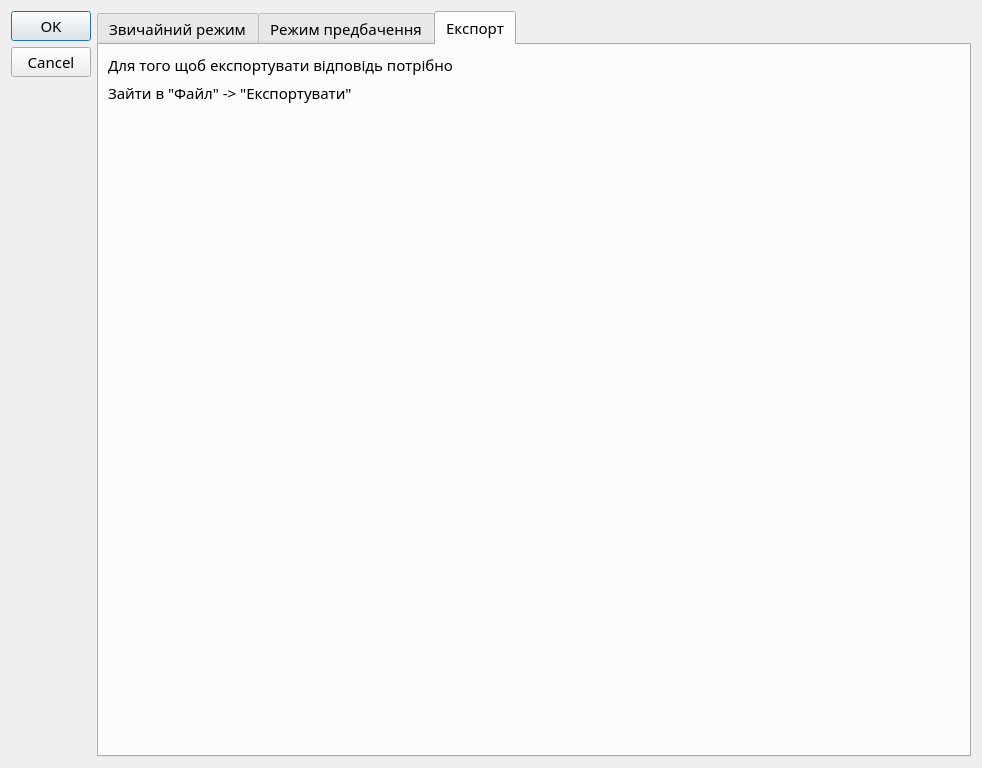
<?xml version="1.0" encoding="UTF-8"?>
<ui version="4.0">
 <class>Dialog</class>
 <widget class="QDialog" name="Dialog">
  <property name="geometry">
   <rect>
    <x>0</x>
    <y>0</y>
    <width>982</width>
    <height>768</height>
   </rect>
  </property>
  <property name="font">
   <font>
    <family>Levenim MT</family>
    <pointsize>11</pointsize>
   </font>
  </property>
  <property name="windowTitle">
   <string>Інструкція</string>
  </property>
  <property name="windowIcon">
   <iconset resource="data_dir/instruction/res.qrc">
    <normaloff>:/новийПрефікс/icon.png</normaloff>:/новийПрефікс/icon.png</iconset>
  </property>
  <layout class="QFormLayout" name="formLayout_3">
   <item row="0" column="0">
    <widget class="QDialogButtonBox" name="buttonBox">
     <property name="orientation">
      <enum>Qt::Vertical</enum>
     </property>
     <property name="standardButtons">
      <set>QDialogButtonBox::Cancel|QDialogButtonBox::Ok</set>
     </property>
    </widget>
   </item>
   <item row="0" column="1">
    <widget class="QTabWidget" name="tabWidget">
     <property name="tabShape">
      <enum>QTabWidget::Rounded</enum>
     </property>
     <property name="currentIndex">
      <number>2</number>
     </property>
     <widget class="QWidget" name="tab">
      <attribute name="title">
       <string>Звичайний режим</string>
      </attribute>
      <layout class="QFormLayout" name="formLayout">
       <item row="0" column="0" colspan="2">
        <widget class="QTabWidget" name="tabWidget_2">
         <property name="autoFillBackground">
          <bool>true</bool>
         </property>
         <property name="tabPosition">
          <enum>QTabWidget::West</enum>
         </property>
         <property name="currentIndex">
          <number>3</number>
         </property>
         <widget class="QWidget" name="tab_3">
          <attribute name="title">
           <string>Рід</string>
          </attribute>
          <layout class="QVBoxLayout" name="verticalLayout">
           <item>
            <widget class="QScrollArea" name="scrollArea">
             <property name="autoFillBackground">
              <bool>true</bool>
             </property>
             <property name="frameShape">
              <enum>QFrame::NoFrame</enum>
             </property>
             <property name="frameShadow">
              <enum>QFrame::Plain</enum>
             </property>
             <property name="widgetResizable">
              <bool>true</bool>
             </property>
             <property name="alignment">
              <set>Qt::AlignCenter</set>
             </property>
             <widget class="QWidget" name="scrollAreaWidgetContents">
              <property name="geometry">
               <rect>
                <x>0</x>
                <y>0</y>
                <width>787</width>
                <height>993</height>
               </rect>
              </property>
              <layout class="QGridLayout" name="gridLayout_2">
               <item row="0" column="0">
                <widget class="QLabel" name="label">
                 <property name="text">
                  <string>1 Щоб знайти рід, потрібно вибрати цей пункт</string>
                 </property>
                </widget>
               </item>
               <item row="1" column="0">
                <widget class="QLabel" name="label_2">
                 <property name="autoFillBackground">
                  <bool>false</bool>
                 </property>
                 <property name="text">
                  <string>&lt;html&gt;&lt;head/&gt;&lt;body&gt;&lt;p&gt;&lt;img src=&quot;:/instruction/1.png&quot;/&gt;&lt;/p&gt;&lt;/body&gt;&lt;/html&gt;</string>
                 </property>
                </widget>
               </item>
               <item row="2" column="0">
                <widget class="QLabel" name="label_3">
                 <property name="text">
                  <string> ввести рядки з завдання та кількість рядків зі словами в відповідні поля</string>
                 </property>
                </widget>
               </item>
               <item row="3" column="0">
                <layout class="QHBoxLayout" name="horizontalLayout">
                 <item>
                  <widget class="QLabel" name="label_4">
                   <property name="text">
                    <string>&lt;html&gt;&lt;head/&gt;&lt;body&gt;&lt;p&gt;&lt;img src=&quot;:/instruction/text.png&quot;/&gt;&lt;/p&gt;&lt;/body&gt;&lt;/html&gt;</string>
                   </property>
                  </widget>
                 </item>
                 <item>
                  <widget class="QLabel" name="label_5">
                   <property name="text">
                    <string>&lt;html&gt;&lt;head/&gt;&lt;body&gt;&lt;p&gt;&lt;img src=&quot;:/instruction/row_cow.png&quot;/&gt;&lt;/p&gt;&lt;/body&gt;&lt;/html&gt;</string>
                   </property>
                  </widget>
                 </item>
                </layout>
               </item>
               <item row="4" column="0">
                <widget class="QLabel" name="label_6">
                 <property name="text">
                  <string>Далі натисніть &quot;Вирішити&quot; та чекайте результат(~4с.)</string>
                 </property>
                </widget>
               </item>
               <item row="5" column="0">
                <widget class="QLabel" name="label_7">
                 <property name="text">
                  <string>&lt;html&gt;&lt;head/&gt;&lt;body&gt;&lt;p&gt;&lt;img src=&quot;:/instruction/solve.png&quot;/&gt;&lt;/p&gt;&lt;/body&gt;&lt;/html&gt;</string>
                 </property>
                </widget>
               </item>
              </layout>
             </widget>
            </widget>
           </item>
          </layout>
         </widget>
         <widget class="QWidget" name="tab_4">
          <attribute name="title">
           <string>Число</string>
          </attribute>
          <layout class="QVBoxLayout" name="verticalLayout_2">
           <item>
            <widget class="QScrollArea" name="scrollArea_2">
             <property name="autoFillBackground">
              <bool>true</bool>
             </property>
             <property name="frameShape">
              <enum>QFrame::NoFrame</enum>
             </property>
             <property name="frameShadow">
              <enum>QFrame::Plain</enum>
             </property>
             <property name="widgetResizable">
              <bool>true</bool>
             </property>
             <property name="alignment">
              <set>Qt::AlignCenter</set>
             </property>
             <widget class="QWidget" name="scrollAreaWidgetContents_2">
              <property name="geometry">
               <rect>
                <x>0</x>
                <y>-345</y>
                <width>787</width>
                <height>1020</height>
               </rect>
              </property>
              <layout class="QGridLayout" name="gridLayout_3">
               <item row="0" column="0">
                <widget class="QLabel" name="label_8">
                 <property name="text">
                  <string>1 Щоб знайти число, потрібно вибрати цей пункт</string>
                 </property>
                </widget>
               </item>
               <item row="1" column="0">
                <widget class="QLabel" name="label_9">
                 <property name="autoFillBackground">
                  <bool>false</bool>
                 </property>
                 <property name="text">
                  <string>&lt;html&gt;&lt;head/&gt;&lt;body&gt;&lt;p&gt;&lt;img src=&quot;:/instruction/2.png&quot;/&gt;&lt;/p&gt;&lt;/body&gt;&lt;/html&gt;</string>
                 </property>
                </widget>
               </item>
               <item row="2" column="0">
                <widget class="QLabel" name="label_10">
                 <property name="text">
                  <string> ввести рядки з завдання та кількість рядків зі словами в відповідні поля</string>
                 </property>
                </widget>
               </item>
               <item row="3" column="0">
                <layout class="QHBoxLayout" name="horizontalLayout_2">
                 <item>
                  <widget class="QLabel" name="label_11">
                   <property name="text">
                    <string>&lt;html&gt;&lt;head/&gt;&lt;body&gt;&lt;p&gt;&lt;img src=&quot;:/instruction/text.png&quot;/&gt;&lt;/p&gt;&lt;/body&gt;&lt;/html&gt;</string>
                   </property>
                  </widget>
                 </item>
                 <item>
                  <widget class="QLabel" name="label_12">
                   <property name="text">
                    <string>&lt;html&gt;&lt;head/&gt;&lt;body&gt;&lt;p&gt;&lt;img src=&quot;:/instruction/row_cow.png&quot;/&gt;&lt;/p&gt;&lt;/body&gt;&lt;/html&gt;</string>
                   </property>
                  </widget>
                 </item>
                </layout>
               </item>
               <item row="4" column="0">
                <widget class="QLabel" name="label_13">
                 <property name="text">
                  <string>Далі натисніть &quot;Вирішити&quot; та чекайте результат(~4с.)</string>
                 </property>
                </widget>
               </item>
               <item row="5" column="0">
                <widget class="QLabel" name="label_14">
                 <property name="text">
                  <string>&lt;html&gt;&lt;head/&gt;&lt;body&gt;&lt;p&gt;&lt;img src=&quot;:/instruction/solve.png&quot;/&gt;&lt;/p&gt;&lt;/body&gt;&lt;/html&gt;</string>
                 </property>
                </widget>
               </item>
              </layout>
             </widget>
            </widget>
           </item>
          </layout>
         </widget>
         <widget class="QWidget" name="tab_5">
          <attribute name="title">
           <string>Відмінок</string>
          </attribute>
          <layout class="QVBoxLayout" name="verticalLayout_3">
           <item>
            <widget class="QScrollArea" name="scrollArea_3">
             <property name="autoFillBackground">
              <bool>true</bool>
             </property>
             <property name="frameShape">
              <enum>QFrame::NoFrame</enum>
             </property>
             <property name="frameShadow">
              <enum>QFrame::Plain</enum>
             </property>
             <property name="widgetResizable">
              <bool>true</bool>
             </property>
             <property name="alignment">
              <set>Qt::AlignCenter</set>
             </property>
             <widget class="QWidget" name="scrollAreaWidgetContents_3">
              <property name="geometry">
               <rect>
                <x>0</x>
                <y>0</y>
                <width>787</width>
                <height>995</height>
               </rect>
              </property>
              <layout class="QGridLayout" name="gridLayout_4">
               <item row="0" column="0">
                <widget class="QLabel" name="label_15">
                 <property name="text">
                  <string>1 Щоб знайти Відмінок, потрібно вибрати цей пункт</string>
                 </property>
                </widget>
               </item>
               <item row="1" column="0">
                <widget class="QLabel" name="label_16">
                 <property name="autoFillBackground">
                  <bool>false</bool>
                 </property>
                 <property name="text">
                  <string>&lt;html&gt;&lt;head/&gt;&lt;body&gt;&lt;p&gt;&lt;img src=&quot;:/instruction/3.png&quot;/&gt;&lt;/p&gt;&lt;/body&gt;&lt;/html&gt;</string>
                 </property>
                </widget>
               </item>
               <item row="2" column="0">
                <widget class="QLabel" name="label_17">
                 <property name="text">
                  <string> ввести рядки з завдання та кількість рядків зі словами в відповідні поля</string>
                 </property>
                </widget>
               </item>
               <item row="3" column="0">
                <layout class="QHBoxLayout" name="horizontalLayout_3">
                 <item>
                  <widget class="QLabel" name="label_18">
                   <property name="text">
                    <string>&lt;html&gt;&lt;head/&gt;&lt;body&gt;&lt;p&gt;&lt;img src=&quot;:/instruction/text.png&quot;/&gt;&lt;/p&gt;&lt;/body&gt;&lt;/html&gt;</string>
                   </property>
                  </widget>
                 </item>
                 <item>
                  <widget class="QLabel" name="label_19">
                   <property name="text">
                    <string>&lt;html&gt;&lt;head/&gt;&lt;body&gt;&lt;p&gt;&lt;img src=&quot;:/instruction/row_cow.png&quot;/&gt;&lt;/p&gt;&lt;/body&gt;&lt;/html&gt;</string>
                   </property>
                  </widget>
                 </item>
                </layout>
               </item>
               <item row="4" column="0">
                <widget class="QLabel" name="label_20">
                 <property name="text">
                  <string>Далі натисніть &quot;Вирішити&quot; та чекайте результат(~4с.)</string>
                 </property>
                </widget>
               </item>
               <item row="5" column="0">
                <widget class="QLabel" name="label_21">
                 <property name="text">
                  <string>&lt;html&gt;&lt;head/&gt;&lt;body&gt;&lt;p&gt;&lt;img src=&quot;:/instruction/solve.png&quot;/&gt;&lt;/p&gt;&lt;/body&gt;&lt;/html&gt;</string>
                 </property>
                </widget>
               </item>
              </layout>
             </widget>
            </widget>
           </item>
          </layout>
         </widget>
         <widget class="QWidget" name="tab_6">
          <attribute name="title">
           <string>Відміна</string>
          </attribute>
          <layout class="QVBoxLayout" name="verticalLayout_4">
           <item>
            <widget class="QScrollArea" name="scrollArea_4">
             <property name="autoFillBackground">
              <bool>true</bool>
             </property>
             <property name="frameShape">
              <enum>QFrame::NoFrame</enum>
             </property>
             <property name="frameShadow">
              <enum>QFrame::Plain</enum>
             </property>
             <property name="widgetResizable">
              <bool>true</bool>
             </property>
             <property name="alignment">
              <set>Qt::AlignCenter</set>
             </property>
             <widget class="QWidget" name="scrollAreaWidgetContents_4">
              <property name="geometry">
               <rect>
                <x>0</x>
                <y>-335</y>
                <width>787</width>
                <height>1010</height>
               </rect>
              </property>
              <layout class="QGridLayout" name="gridLayout_5">
               <item row="0" column="0">
                <widget class="QLabel" name="label_22">
                 <property name="text">
                  <string>1 Щоб знайти Відміну, потрібно вибрати цей пункт</string>
                 </property>
                </widget>
               </item>
               <item row="1" column="0">
                <widget class="QLabel" name="label_23">
                 <property name="autoFillBackground">
                  <bool>false</bool>
                 </property>
                 <property name="text">
                  <string>&lt;html&gt;&lt;head/&gt;&lt;body&gt;&lt;p&gt;&lt;img src=&quot;:/instruction/4.png&quot;/&gt;&lt;/p&gt;&lt;/body&gt;&lt;/html&gt;</string>
                 </property>
                </widget>
               </item>
               <item row="2" column="0">
                <widget class="QLabel" name="label_24">
                 <property name="text">
                  <string> ввести рядки з завдання та кількість рядків зі словами в відповідні поля</string>
                 </property>
                </widget>
               </item>
               <item row="3" column="0">
                <layout class="QHBoxLayout" name="horizontalLayout_4">
                 <item>
                  <widget class="QLabel" name="label_25">
                   <property name="text">
                    <string>&lt;html&gt;&lt;head/&gt;&lt;body&gt;&lt;p&gt;&lt;img src=&quot;:/instruction/text.png&quot;/&gt;&lt;/p&gt;&lt;/body&gt;&lt;/html&gt;</string>
                   </property>
                  </widget>
                 </item>
                 <item>
                  <widget class="QLabel" name="label_26">
                   <property name="text">
                    <string>&lt;html&gt;&lt;head/&gt;&lt;body&gt;&lt;p&gt;&lt;img src=&quot;:/instruction/row_cow.png&quot;/&gt;&lt;/p&gt;&lt;/body&gt;&lt;/html&gt;</string>
                   </property>
                  </widget>
                 </item>
                </layout>
               </item>
               <item row="4" column="0">
                <widget class="QLabel" name="label_27">
                 <property name="text">
                  <string>Далі натисніть &quot;Вирішити&quot; та чекайте результат(~4с.)</string>
                 </property>
                </widget>
               </item>
               <item row="5" column="0">
                <widget class="QLabel" name="label_28">
                 <property name="text">
                  <string>&lt;html&gt;&lt;head/&gt;&lt;body&gt;&lt;p&gt;&lt;img src=&quot;:/instruction/solve.png&quot;/&gt;&lt;/p&gt;&lt;/body&gt;&lt;/html&gt;</string>
                 </property>
                </widget>
               </item>
              </layout>
             </widget>
            </widget>
           </item>
          </layout>
         </widget>
        </widget>
       </item>
      </layout>
     </widget>
     <widget class="QWidget" name="tab_2">
      <attribute name="title">
       <string>Режим предбачення</string>
      </attribute>
      <layout class="QFormLayout" name="formLayout_2">
       <item row="0" column="0" colspan="2">
        <widget class="QTabWidget" name="tabWidget_3">
         <property name="autoFillBackground">
          <bool>true</bool>
         </property>
         <property name="tabPosition">
          <enum>QTabWidget::West</enum>
         </property>
         <property name="currentIndex">
          <number>2</number>
         </property>
         <widget class="QWidget" name="tab_7">
          <attribute name="title">
           <string>Рід</string>
          </attribute>
          <layout class="QVBoxLayout" name="verticalLayout_5">
           <item>
            <widget class="QScrollArea" name="scrollArea_5">
             <property name="autoFillBackground">
              <bool>true</bool>
             </property>
             <property name="frameShape">
              <enum>QFrame::NoFrame</enum>
             </property>
             <property name="frameShadow">
              <enum>QFrame::Plain</enum>
             </property>
             <property name="widgetResizable">
              <bool>true</bool>
             </property>
             <property name="alignment">
              <set>Qt::AlignCenter</set>
             </property>
             <widget class="QWidget" name="scrollAreaWidgetContents_5">
              <property name="geometry">
               <rect>
                <x>0</x>
                <y>-452</y>
                <width>810</width>
                <height>2195</height>
               </rect>
              </property>
              <layout class="QGridLayout" name="gridLayout_6">
               <item row="12" column="0">
                <widget class="QLabel" name="label_35">
                 <property name="text">
                  <string>&lt;html&gt;&lt;head/&gt;&lt;body&gt;&lt;p&gt;&lt;img src=&quot;:/instruction/solve.png&quot;/&gt;&lt;/p&gt;&lt;/body&gt;&lt;/html&gt;</string>
                 </property>
                </widget>
               </item>
               <item row="7" column="0">
                <widget class="QLabel" name="label_62">
                 <property name="text">
                  <string>Потім виберіть на панелі передбачення ті пункти які вам потрібні</string>
                 </property>
                </widget>
               </item>
               <item row="11" column="0">
                <widget class="QLabel" name="label_34">
                 <property name="text">
                  <string>Далі натисніть &quot;Вирішити&quot; та чекайте результат(~4с.)</string>
                 </property>
                </widget>
               </item>
               <item row="9" column="0">
                <widget class="QLabel" name="label_31">
                 <property name="text">
                  <string> введіть рядки з завдання та кількість рядків зі словами в відповідні поля</string>
                 </property>
                </widget>
               </item>
               <item row="4" column="0">
                <widget class="QLabel" name="label_61">
                 <property name="text">
                  <string>&lt;html&gt;&lt;head/&gt;&lt;body&gt;&lt;p&gt;&lt;img src=&quot;:/instruction/predict_box2.png&quot;/&gt;&lt;/p&gt;&lt;/body&gt;&lt;/html&gt;</string>
                 </property>
                </widget>
               </item>
               <item row="10" column="0">
                <layout class="QHBoxLayout" name="horizontalLayout_5">
                 <item>
                  <widget class="QLabel" name="label_32">
                   <property name="text">
                    <string>&lt;html&gt;&lt;head/&gt;&lt;body&gt;&lt;p&gt;&lt;img src=&quot;:/instruction/text.png&quot;/&gt;&lt;/p&gt;&lt;/body&gt;&lt;/html&gt;</string>
                   </property>
                  </widget>
                 </item>
                 <item>
                  <widget class="QLabel" name="label_33">
                   <property name="text">
                    <string>&lt;html&gt;&lt;head/&gt;&lt;body&gt;&lt;p&gt;&lt;img src=&quot;:/instruction/row_cow.png&quot;/&gt;&lt;/p&gt;&lt;/body&gt;&lt;/html&gt;</string>
                   </property>
                  </widget>
                 </item>
                </layout>
               </item>
               <item row="2" column="0">
                <widget class="QLabel" name="label_59">
                 <property name="text">
                  <string>&lt;html&gt;&lt;head/&gt;&lt;body&gt;&lt;p&gt;&lt;img src=&quot;:/instruction/predict_box.png&quot;/&gt;&lt;/p&gt;&lt;/body&gt;&lt;/html&gt;</string>
                 </property>
                </widget>
               </item>
               <item row="5" column="0">
                <widget class="QLabel" name="label_29">
                 <property name="text">
                  <string>Виберіть цей пункт на основній панелі</string>
                 </property>
                </widget>
               </item>
               <item row="1" column="0">
                <widget class="QLabel" name="label_58">
                 <property name="text">
                  <string>Потрібно ввімкнути режим передбачення</string>
                 </property>
                </widget>
               </item>
               <item row="6" column="0">
                <widget class="QLabel" name="label_30">
                 <property name="autoFillBackground">
                  <bool>false</bool>
                 </property>
                 <property name="text">
                  <string>&lt;html&gt;&lt;head/&gt;&lt;body&gt;&lt;p&gt;&lt;img src=&quot;:/instruction/1.png&quot;/&gt;&lt;/p&gt;&lt;/body&gt;&lt;/html&gt;</string>
                 </property>
                </widget>
               </item>
               <item row="3" column="0">
                <widget class="QLabel" name="label_60">
                 <property name="text">
                  <string>Тоді з'явиться ця панель:</string>
                 </property>
                </widget>
               </item>
               <item row="0" column="0">
                <widget class="QLabel" name="label_57">
                 <property name="text">
                  <string>Якщо вам наприклад потрібно вибрати рядок в якому всі слова жіночого та середнього роду</string>
                 </property>
                </widget>
               </item>
               <item row="8" column="0">
                <widget class="QLabel" name="label_63">
                 <property name="text">
                  <string>&lt;html&gt;&lt;head/&gt;&lt;body&gt;&lt;p&gt;&lt;img src=&quot;:/instruction/pre_1.png&quot;/&gt;&lt;/p&gt;&lt;/body&gt;&lt;/html&gt;</string>
                 </property>
                </widget>
               </item>
              </layout>
             </widget>
            </widget>
           </item>
          </layout>
         </widget>
         <widget class="QWidget" name="tab_8">
          <attribute name="title">
           <string>Число</string>
          </attribute>
          <layout class="QVBoxLayout" name="verticalLayout_6">
           <item>
            <widget class="QScrollArea" name="scrollArea_6">
             <property name="autoFillBackground">
              <bool>true</bool>
             </property>
             <property name="frameShape">
              <enum>QFrame::NoFrame</enum>
             </property>
             <property name="frameShadow">
              <enum>QFrame::Plain</enum>
             </property>
             <property name="widgetResizable">
              <bool>true</bool>
             </property>
             <property name="alignment">
              <set>Qt::AlignCenter</set>
             </property>
             <widget class="QWidget" name="scrollAreaWidgetContents_7">
              <property name="geometry">
               <rect>
                <x>0</x>
                <y>0</y>
                <width>810</width>
                <height>2219</height>
               </rect>
              </property>
              <layout class="QGridLayout" name="gridLayout_8">
               <item row="12" column="0">
                <widget class="QLabel" name="label_43">
                 <property name="text">
                  <string>&lt;html&gt;&lt;head/&gt;&lt;body&gt;&lt;p&gt;&lt;img src=&quot;:/instruction/solve.png&quot;/&gt;&lt;/p&gt;&lt;/body&gt;&lt;/html&gt;</string>
                 </property>
                </widget>
               </item>
               <item row="7" column="0">
                <widget class="QLabel" name="label_71">
                 <property name="text">
                  <string>Потім виберіть на панелі передбачення ті пункти які вам потрібні</string>
                 </property>
                </widget>
               </item>
               <item row="11" column="0">
                <widget class="QLabel" name="label_44">
                 <property name="text">
                  <string>Далі натисніть &quot;Вирішити&quot; та чекайте результат(~4с.)</string>
                 </property>
                </widget>
               </item>
               <item row="9" column="0">
                <widget class="QLabel" name="label_45">
                 <property name="text">
                  <string> введіть рядки з завдання та кількість рядків зі словами в відповідні поля</string>
                 </property>
                </widget>
               </item>
               <item row="4" column="0">
                <widget class="QLabel" name="label_72">
                 <property name="text">
                  <string>&lt;html&gt;&lt;head/&gt;&lt;body&gt;&lt;p&gt;&lt;img src=&quot;:/instruction/predict_box2.png&quot;/&gt;&lt;/p&gt;&lt;/body&gt;&lt;/html&gt;</string>
                 </property>
                </widget>
               </item>
               <item row="10" column="0">
                <layout class="QHBoxLayout" name="horizontalLayout_7">
                 <item>
                  <widget class="QLabel" name="label_46">
                   <property name="text">
                    <string>&lt;html&gt;&lt;head/&gt;&lt;body&gt;&lt;p&gt;&lt;img src=&quot;:/instruction/text.png&quot;/&gt;&lt;/p&gt;&lt;/body&gt;&lt;/html&gt;</string>
                   </property>
                  </widget>
                 </item>
                 <item>
                  <widget class="QLabel" name="label_47">
                   <property name="text">
                    <string>&lt;html&gt;&lt;head/&gt;&lt;body&gt;&lt;p&gt;&lt;img src=&quot;:/instruction/row_cow.png&quot;/&gt;&lt;/p&gt;&lt;/body&gt;&lt;/html&gt;</string>
                   </property>
                  </widget>
                 </item>
                </layout>
               </item>
               <item row="2" column="0">
                <widget class="QLabel" name="label_73">
                 <property name="text">
                  <string>&lt;html&gt;&lt;head/&gt;&lt;body&gt;&lt;p&gt;&lt;img src=&quot;:/instruction/predict_box.png&quot;/&gt;&lt;/p&gt;&lt;/body&gt;&lt;/html&gt;</string>
                 </property>
                </widget>
               </item>
               <item row="5" column="0">
                <widget class="QLabel" name="label_48">
                 <property name="text">
                  <string>Виберіть цей пункт на основній панелі</string>
                 </property>
                </widget>
               </item>
               <item row="1" column="0">
                <widget class="QLabel" name="label_74">
                 <property name="text">
                  <string>Потрібно ввімкнути режим передбачення</string>
                 </property>
                </widget>
               </item>
               <item row="6" column="0">
                <widget class="QLabel" name="label_49">
                 <property name="autoFillBackground">
                  <bool>false</bool>
                 </property>
                 <property name="text">
                  <string>&lt;html&gt;&lt;head/&gt;&lt;body&gt;&lt;p&gt;&lt;img src=&quot;:/instruction/2.png&quot;/&gt;&lt;/p&gt;&lt;/body&gt;&lt;/html&gt;</string>
                 </property>
                </widget>
               </item>
               <item row="3" column="0">
                <widget class="QLabel" name="label_75">
                 <property name="text">
                  <string>Тоді з'явиться ця панель:</string>
                 </property>
                </widget>
               </item>
               <item row="0" column="0">
                <widget class="QLabel" name="label_76">
                 <property name="text">
                  <string>Якщо вам наприклад потрібно вибрати рядок в якому всі слова в множині</string>
                 </property>
                </widget>
               </item>
               <item row="8" column="0">
                <widget class="QLabel" name="label_77">
                 <property name="text">
                  <string>&lt;html&gt;&lt;head/&gt;&lt;body&gt;&lt;p&gt;&lt;img src=&quot;:/instruction/pre_2.png&quot;/&gt;&lt;/p&gt;&lt;/body&gt;&lt;/html&gt;</string>
                 </property>
                </widget>
               </item>
              </layout>
             </widget>
            </widget>
           </item>
          </layout>
         </widget>
         <widget class="QWidget" name="tab_9">
          <attribute name="title">
           <string>Відміна</string>
          </attribute>
          <layout class="QVBoxLayout" name="verticalLayout_7">
           <item>
            <widget class="QScrollArea" name="scrollArea_7">
             <property name="autoFillBackground">
              <bool>true</bool>
             </property>
             <property name="frameShape">
              <enum>QFrame::NoFrame</enum>
             </property>
             <property name="frameShadow">
              <enum>QFrame::Plain</enum>
             </property>
             <property name="widgetResizable">
              <bool>true</bool>
             </property>
             <property name="alignment">
              <set>Qt::AlignCenter</set>
             </property>
             <widget class="QWidget" name="scrollAreaWidgetContents_8">
              <property name="geometry">
               <rect>
                <x>0</x>
                <y>0</y>
                <width>787</width>
                <height>2204</height>
               </rect>
              </property>
              <layout class="QGridLayout" name="gridLayout_9">
               <item row="12" column="0">
                <widget class="QLabel" name="label_50">
                 <property name="text">
                  <string>&lt;html&gt;&lt;head/&gt;&lt;body&gt;&lt;p&gt;&lt;img src=&quot;:/instruction/solve.png&quot;/&gt;&lt;/p&gt;&lt;/body&gt;&lt;/html&gt;</string>
                 </property>
                </widget>
               </item>
               <item row="7" column="0">
                <widget class="QLabel" name="label_78">
                 <property name="text">
                  <string>Потім виберіть на панелі передбачення ті пункти які вам потрібні</string>
                 </property>
                </widget>
               </item>
               <item row="11" column="0">
                <widget class="QLabel" name="label_51">
                 <property name="text">
                  <string>Далі натисніть &quot;Вирішити&quot; та чекайте результат(~4с.)</string>
                 </property>
                </widget>
               </item>
               <item row="9" column="0">
                <widget class="QLabel" name="label_52">
                 <property name="text">
                  <string> введіть рядки з завдання та кількість рядків зі словами в відповідні поля</string>
                 </property>
                </widget>
               </item>
               <item row="4" column="0">
                <widget class="QLabel" name="label_79">
                 <property name="text">
                  <string>&lt;html&gt;&lt;head/&gt;&lt;body&gt;&lt;p&gt;&lt;img src=&quot;:/instruction/predict_box2.png&quot;/&gt;&lt;/p&gt;&lt;/body&gt;&lt;/html&gt;</string>
                 </property>
                </widget>
               </item>
               <item row="10" column="0">
                <layout class="QHBoxLayout" name="horizontalLayout_8">
                 <item>
                  <widget class="QLabel" name="label_53">
                   <property name="text">
                    <string>&lt;html&gt;&lt;head/&gt;&lt;body&gt;&lt;p&gt;&lt;img src=&quot;:/instruction/text.png&quot;/&gt;&lt;/p&gt;&lt;/body&gt;&lt;/html&gt;</string>
                   </property>
                  </widget>
                 </item>
                 <item>
                  <widget class="QLabel" name="label_54">
                   <property name="text">
                    <string>&lt;html&gt;&lt;head/&gt;&lt;body&gt;&lt;p&gt;&lt;img src=&quot;:/instruction/row_cow.png&quot;/&gt;&lt;/p&gt;&lt;/body&gt;&lt;/html&gt;</string>
                   </property>
                  </widget>
                 </item>
                </layout>
               </item>
               <item row="2" column="0">
                <widget class="QLabel" name="label_80">
                 <property name="text">
                  <string>&lt;html&gt;&lt;head/&gt;&lt;body&gt;&lt;p&gt;&lt;img src=&quot;:/instruction/predict_box.png&quot;/&gt;&lt;/p&gt;&lt;/body&gt;&lt;/html&gt;</string>
                 </property>
                </widget>
               </item>
               <item row="5" column="0">
                <widget class="QLabel" name="label_55">
                 <property name="text">
                  <string>Виберіть цей пункт на основній панелі</string>
                 </property>
                </widget>
               </item>
               <item row="1" column="0">
                <widget class="QLabel" name="label_81">
                 <property name="text">
                  <string>Потрібно ввімкнути режим передбачення</string>
                 </property>
                </widget>
               </item>
               <item row="6" column="0">
                <widget class="QLabel" name="label_56">
                 <property name="autoFillBackground">
                  <bool>false</bool>
                 </property>
                 <property name="text">
                  <string>&lt;html&gt;&lt;head/&gt;&lt;body&gt;&lt;p&gt;&lt;img src=&quot;:/instruction/4.png&quot;/&gt;&lt;/p&gt;&lt;/body&gt;&lt;/html&gt;</string>
                 </property>
                </widget>
               </item>
               <item row="3" column="0">
                <widget class="QLabel" name="label_82">
                 <property name="text">
                  <string>Тоді з'явиться ця панель:</string>
                 </property>
                </widget>
               </item>
               <item row="0" column="0">
                <widget class="QLabel" name="label_83">
                 <property name="text">
                  <string>Якщо вам наприклад потрібно вибрати рядок в якому всі слова в 1 та 4 відміні</string>
                 </property>
                </widget>
               </item>
               <item row="8" column="0">
                <widget class="QLabel" name="label_84">
                 <property name="text">
                  <string>&lt;html&gt;&lt;head/&gt;&lt;body&gt;&lt;p&gt;&lt;img src=&quot;:/instruction/pre_4.png&quot;/&gt;&lt;/p&gt;&lt;/body&gt;&lt;/html&gt;</string>
                 </property>
                </widget>
               </item>
              </layout>
             </widget>
            </widget>
           </item>
          </layout>
         </widget>
        </widget>
       </item>
      </layout>
     </widget>
     <widget class="QWidget" name="tab_10">
      <attribute name="title">
       <string>Експорт</string>
      </attribute>
      <layout class="QFormLayout" name="formLayout_4">
       <item row="0" column="0">
        <layout class="QGridLayout" name="gridLayout">
         <item row="0" column="0">
          <widget class="QLabel" name="label_85">
           <property name="text">
            <string>Для того щоб експортувати відповідь потрібно</string>
           </property>
          </widget>
         </item>
         <item row="1" column="0">
          <widget class="QLabel" name="label_86">
           <property name="text">
            <string>Зайти в &quot;Файл&quot; -&gt; &quot;Експортувати&quot;</string>
           </property>
          </widget>
         </item>
         <item row="2" column="0">
          <widget class="QLabel" name="label_87">
           <property name="text">
            <string>&lt;html&gt;&lt;head/&gt;&lt;body&gt;&lt;p&gt;&lt;img src=&quot;:/instruction/export.png&quot;/&gt;&lt;/p&gt;&lt;/body&gt;&lt;/html&gt;</string>
           </property>
          </widget>
         </item>
        </layout>
       </item>
      </layout>
     </widget>
    </widget>
   </item>
  </layout>
 </widget>
 <resources>
  <include location="data_dir/instruction/res.qrc"/>
 </resources>
 <connections>
  <connection>
   <sender>buttonBox</sender>
   <signal>accepted()</signal>
   <receiver>Dialog</receiver>
   <slot>accept()</slot>
   <hints>
    <hint type="sourcelabel">
     <x>248</x>
     <y>254</y>
    </hint>
    <hint type="destinationlabel">
     <x>157</x>
     <y>274</y>
    </hint>
   </hints>
  </connection>
  <connection>
   <sender>buttonBox</sender>
   <signal>rejected()</signal>
   <receiver>Dialog</receiver>
   <slot>reject()</slot>
   <hints>
    <hint type="sourcelabel">
     <x>316</x>
     <y>260</y>
    </hint>
    <hint type="destinationlabel">
     <x>286</x>
     <y>274</y>
    </hint>
   </hints>
  </connection>
 </connections>
</ui>
